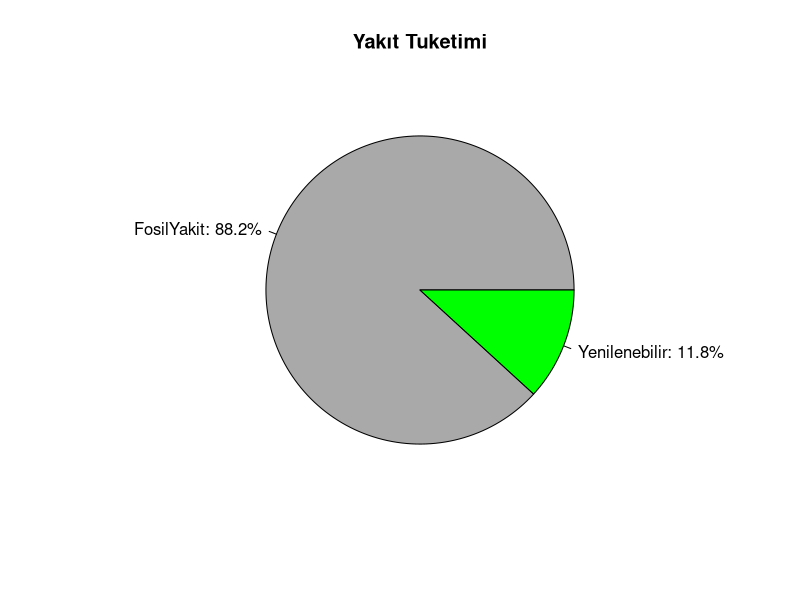
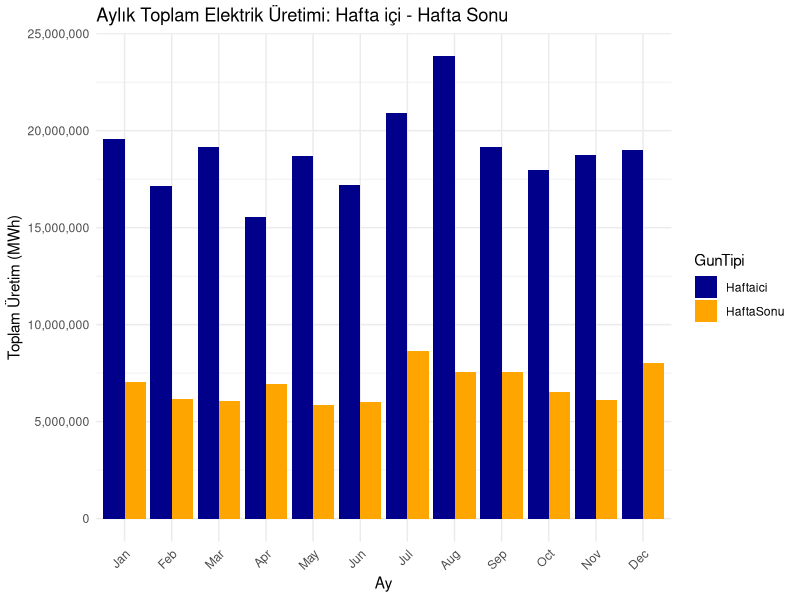
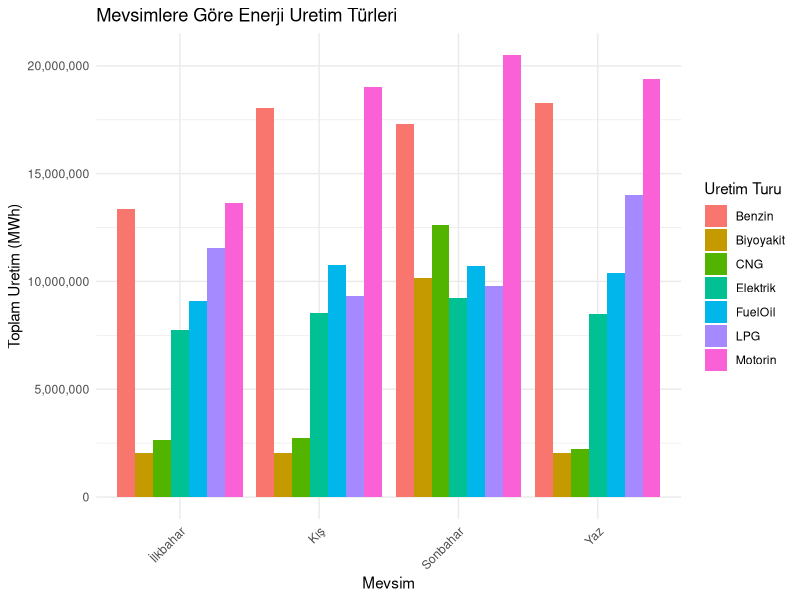

Here is the R script that generated these plots, in order:
## ---- chunk 1

# Gerekli kütüphaneyi yüklemeniz gerekmektedir
library(readr)

# Veri setimizi okuyoruz
library(readr)
colnames(data)

library(readr)

data <- read_csv2("data/yakitTuketimcs.csv", locale = locale(encoding = "ISO-8859-9"))

# Üretim türlerinin toplamlarını hesaplıyoruz
production_types <- colSums(data[, 4:ncol(data)])

# Karbon bazlı ve yenilenebilir enerji kaynaklarını tanımlıyoruz
carbon_sources <- c("Benzin", "FuelOil", "Motorin", "İthalDizel","LPG","EndustriyelYakıt","Hibrit")
renewable_sources <- c( "Elektrik")

# Karbon bazlı ve yenilenebilir kaynakların toplam üretimini hesaplıyoruz
carbon_total <- sum(production_types[carbon_sources])
renewable_total <- sum(production_types[renewable_sources])

# Pasta grafiği için yeni bir vektör oluşturuyoruz
energy_categories <- c(FosilYakit = carbon_total, Yenilenebilir = renewable_total)

# Yüzdeleri hesaplıyoruz
percentages <- round(100 * energy_categories / sum(energy_categories), 1)

# Yüzdelerle etiketleri oluşturuyoruz
labels <- paste(names(energy_categories), ": ", percentages, "%", sep="")

# Pasta grafiği çizdiriyoruz
pie(energy_categories, labels = labels, main = "Yakıt Tuketimi", col = c("darkgray", "green"))

## ---- chunk 2
# Gerekli kütüphaneler
library(readr)
library(dplyr)
library(lubridate)
library(ggplot2)
library(scales)

# Veriyi okuyoruz
data <- read_csv2("data/yakitTuketimcs.csv", locale = locale(encoding = "ISO-8859-9"))

# Sütun adını düzeltiyoruz
names(data)[1] <- "Tarih"

# Tarih sütununu Date formatına çeviriyoruz
data$Tarih <- as.Date(data$Tarih, format = "%d.%m.%Y")

# 'Toplam' sütunundaki virgülü noktaya çevirip sayıya dönüştürüyoruz
data$Toplam <- as.numeric(gsub(",", ".", data$Toplam))

# NA değerlerini temizliyoruz
data <- na.omit(data)

# Hafta içi / hafta sonu bilgisi ekliyoruz
data$GunTipi <- ifelse(wday(data$Tarih, week_start = 1) %in% c(6, 7),
                       "HaftaSonu", "Haftaici")

# Ay bilgisini ekliyoruz
data$Ay <- month(data$Tarih, label = TRUE)

# Aylık ve gün tipine göre gruplayıp toplam üretimi hesaplıyoruz
monthly_data <- data %>%
  group_by(Ay, GunTipi) %>%
  summarise(Toplam = sum(Toplam, na.rm = TRUE))

# Grafiği çiziyoruz
ggplot(monthly_data, aes(x = Ay, y = Toplam, fill = GunTipi)) +
  geom_bar(stat = "identity", position = "dodge") +
  labs(
    title = "Aylık Toplam Elektrik Üretimi: Hafta içi - Hafta Sonu",
    x = "Ay",
    y = "Toplam Üretim (MWh)"
  ) +
  scale_y_continuous(labels = comma) +
  scale_fill_manual(values = c("darkblue", "orange")) +
  theme_minimal() +
  theme(axis.text.x = element_text(angle = 45, hjust = 1))



## ---- chunk 3


# Gerekli kütüphaneleri yükleyin
library(ggplot2)
library(dplyr)
library(tidyr)
library(readr)
library(scales)  # label_comma için

# Veriyi doğru kodlama ile okuyun
data <- read_csv2("data/yakitTuketimcs.csv", locale = locale(encoding = "ISO-8859-9"))

# Sütun adlarını düzeltiyoruz
names(data)[names(data) == "ï..Tarih"] <- "Tarih"

# Tarih sütununu gün.ay.yıl formatına çeviriyoruz
data$Tarih <- as.Date(data$Tarih, format = "%d.%m.%Y")

# Ay ve mevsim bilgilerini ekleyin
data$Ay <- as.numeric(format(data$Tarih, "%m"))
data$Mevsim <- ifelse(data$Ay %in% c(12, 1, 2), "Kış",
                      ifelse(data$Ay %in% c(3, 4, 5), "İlkbahar",
                             ifelse(data$Ay %in% c(6, 7, 8), "Yaz", "Sonbahar")))

# Mevsim sütununu da dahil ederek veriyi long formata çeviriyoruz
long_data <- data %>%
  select(Mevsim, Motorin, Benzin, LPG, FuelOil, Elektrik, CNG, Biyoyakit) %>%
  pivot_longer(cols = -Mevsim, names_to = "UretimTuru", values_to = "Miktar")

# Mevsimlere ve üretim türlerine göre gruplayıp toplam üretimi hesaplıyoruz
seasonal_data <- long_data %>%
  group_by(Mevsim, UretimTuru) %>%
  summarise(ToplamMiktar = sum(Miktar, na.rm = TRUE), .groups = "drop")

# Grafik çizdiriyoruz
ggplot(seasonal_data, aes(x = Mevsim, y = ToplamMiktar, fill = UretimTuru)) +
  geom_bar(stat = "identity", position = position_dodge()) +
  scale_y_continuous(labels = label_comma()) +
  labs(title = "Mevsimlere Göre Enerji Uretim Türleri",
       x = "Mevsim",
       y = "Toplam Uretim (MWh)",
       fill = "Uretim Turu") +
  theme_minimal() +
  theme(axis.text.x = element_text(angle = 45, hjust = 1))


